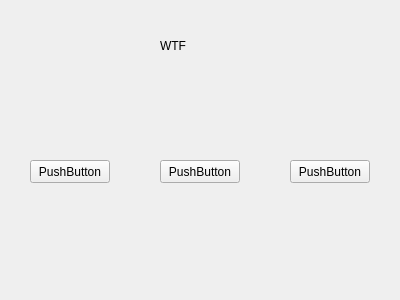
<?xml version="1.0" encoding="UTF-8"?>
<ui version="4.0">
 <class>Form</class>
 <widget class="QWidget" name="Form">
  <property name="geometry">
   <rect>
    <x>0</x>
    <y>0</y>
    <width>400</width>
    <height>300</height>
   </rect>
  </property>
  <property name="windowTitle">
   <string>Form</string>
  </property>
  <widget class="QLabel" name="label">
   <property name="geometry">
    <rect>
     <x>160</x>
     <y>30</y>
     <width>101</width>
     <height>31</height>
    </rect>
   </property>
   <property name="text">
    <string>WTF</string>
   </property>
  </widget>
  <widget class="QPushButton" name="pushButton">
   <property name="geometry">
    <rect>
     <x>30</x>
     <y>160</y>
     <width>80</width>
     <height>23</height>
    </rect>
   </property>
   <property name="text">
    <string>PushButton</string>
   </property>
  </widget>
  <widget class="QPushButton" name="pushButton_2">
   <property name="geometry">
    <rect>
     <x>160</x>
     <y>160</y>
     <width>80</width>
     <height>23</height>
    </rect>
   </property>
   <property name="text">
    <string>PushButton</string>
   </property>
  </widget>
  <widget class="QPushButton" name="pushButton_3">
   <property name="geometry">
    <rect>
     <x>290</x>
     <y>160</y>
     <width>80</width>
     <height>23</height>
    </rect>
   </property>
   <property name="text">
    <string>PushButton</string>
   </property>
  </widget>
 </widget>
 <resources/>
 <connections/>
</ui>
